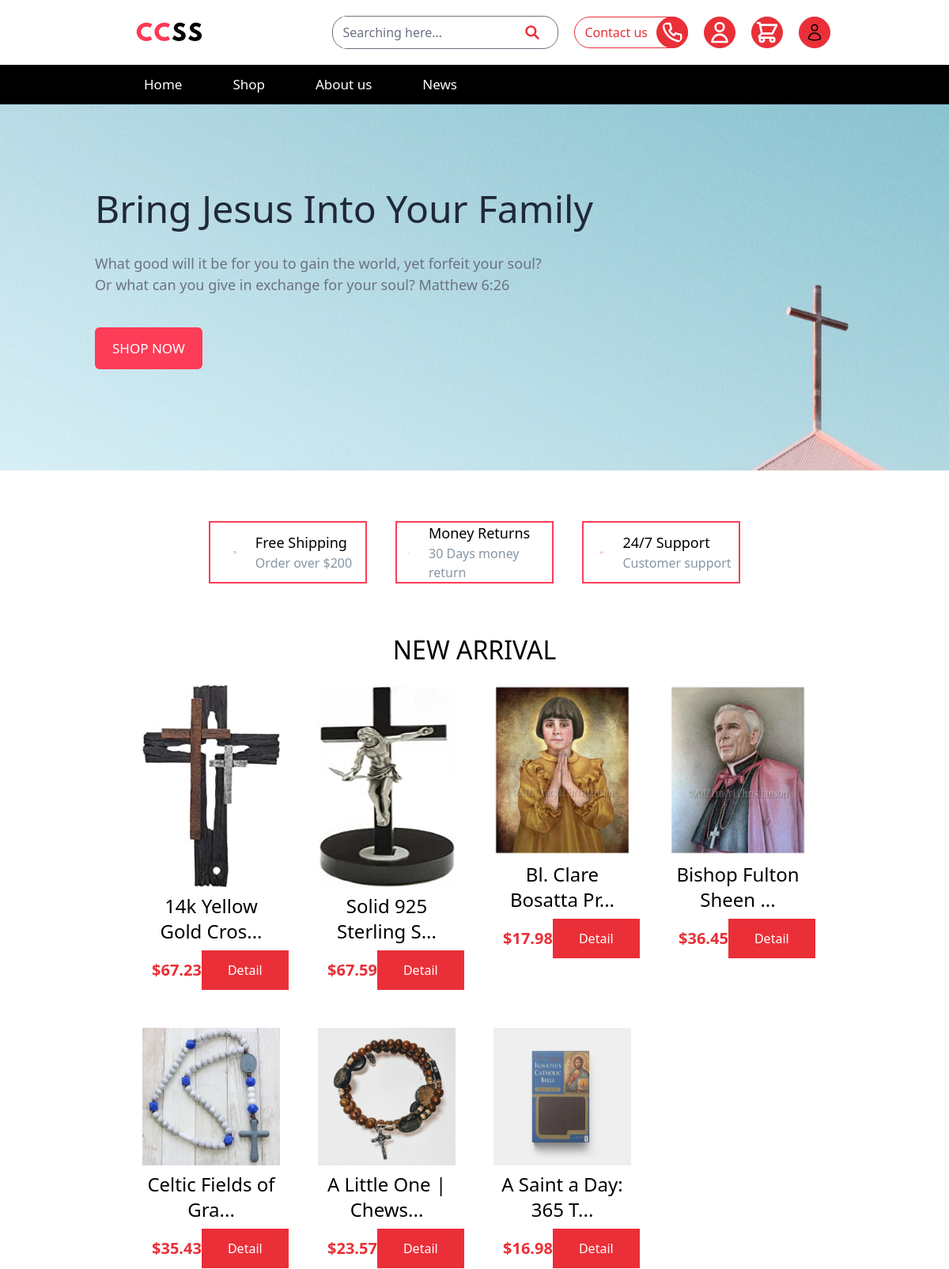
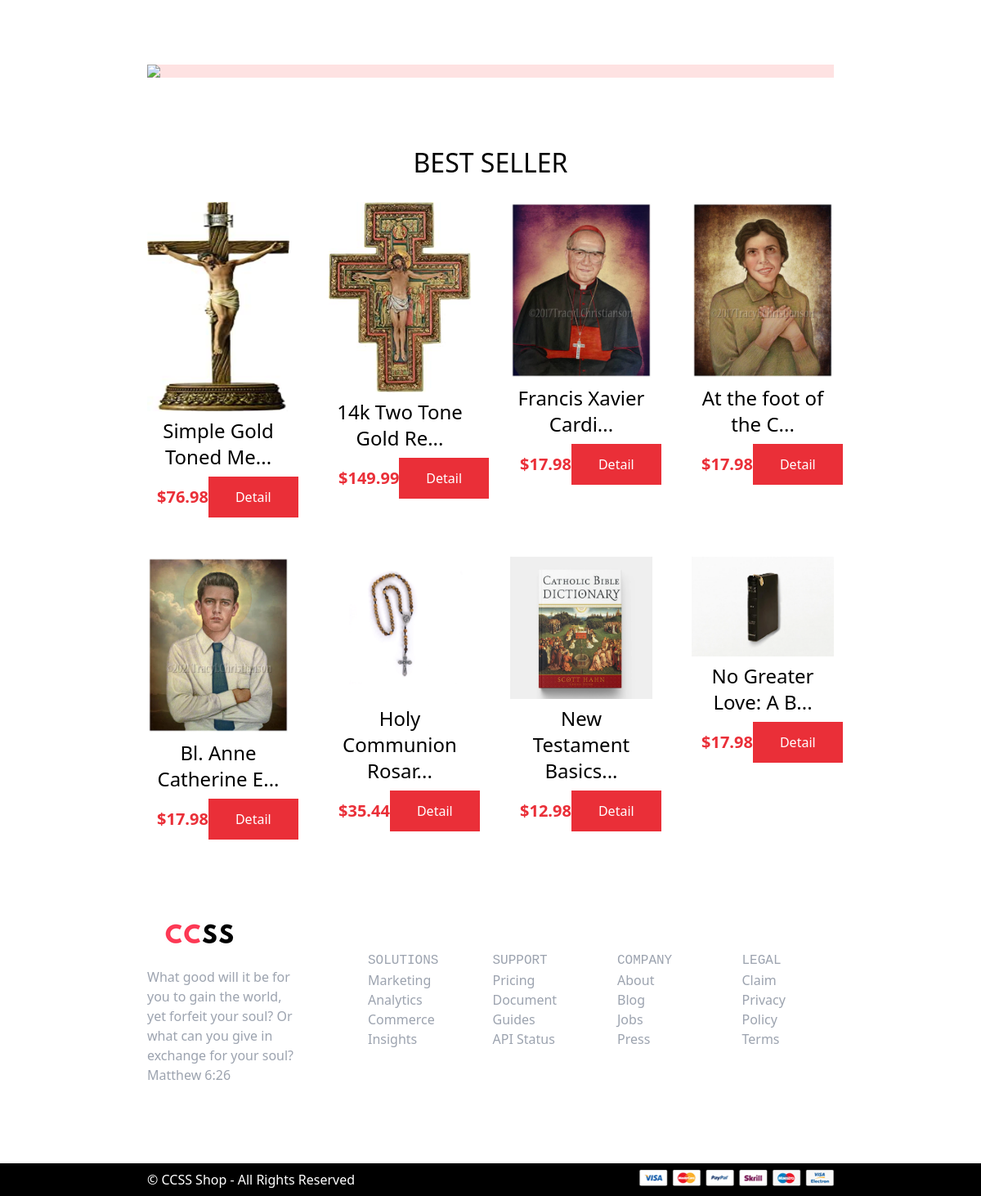
The page / on the database its author committed (2 pictures, top to bottom).
### tables this page shows
CREATE TABLE `products` (
  `id_pro` int(100) NOT NULL,
  `name_pro` varchar(255) NOT NULL,
  `img_pro` varchar(255) NOT NULL,
  `price` float NOT NULL,
  `price_sale` float DEFAULT NULL,
  `detail` text NOT NULL,
  `id_cate` int(11) NOT NULL,
  `situation` varchar(20) DEFAULT NULL
);

### model/pdo.php (called while the page is built, shortened)
<?php
function pdo_get_connection() {
    $db = "mysql:host=localhost;dbname=assignment1";
    $user = 'root';
    $password = '';
    $conn = new PDO($db, $user, $password);
    $conn->setAttribute(PDO::ATTR_ERRMODE, PDO::ERRMODE_EXCEPTION);
    return $conn;
}
function pdo_query($sql){
    $sql_args = array_slice(func_get_args(),1);
    try {
        $conn = pdo_get_connection();
        $stmt = $conn->prepare($sql);
        $stmt->execute($sql_args);
        $rows = $stmt->fetchAll();
        return $rows;
    }
    catch (Exception $e){
        throw $e;
    }
    finally{
        unset ($conn);
    }
}

### model/product.php (called while the page is built, shortened)
<?php
function load_product_new()
{
    $sql = "SELECT * FROM assignment1.products WHERE 1 AND situation LIKE 'new' ORDER BY id_pro DESC";
    return pdo_query($sql);
}
function load_product_best(){
    $sql = "SELECT * FROM assignment1.products WHERE 1 AND situation LIKE 'best' ORDER BY id_pro DESC";
    return pdo_query($sql);
}
?>

### view/home.php (the view, shortened to what this page needs)
<?php
include "./view/header.php";
?>
<div class="bg-center" style="background-image: url('./view/images/ccss-bg.png')">
    <div class="w-[80%] mx-auto">
        <h1 class="pt-24 text-[3em] font-[500] text-[#202938]">Bring Jesus Into Your Family
        </h1>
        <p class="mt-5 text-[18px] font-[400] text-gray-500 w-[75%]">What good will it be for
            you to gain the world, yet forfeit your soul? <br>Or what can you give in exchange for
            your soul? Matthew 6:26</p>
        <button
            class="mt-10 mb-32 border-2 border-[#FD3C57] bg-[#FD3C57] text-white text-[17px] px-5 py-3 font-[400] rounded-[6px] hover:bg-white hover:text-[#FD3C57]">SHOP
            NOW</button>
    </div>
</div>
<section class="w-[70%] mx-auto">
    <div class="w-[80%] mx-auto grid grid-cols-3 gap-x-9 mt-16">
        <div class="flex items-center justify-center border-2 border-[#FD3C57] py-2">
            <img class="max-w-7 p-3" src="./view/images/delivery-van.svg" alt="">
            <div class="ml-3">
                <p class="text-[18px] font-[500]">Free Shipping</p>
                <p class="text-[#8696A3]">Order over $200</p>
            </div>
        </div>
        <div class="flex items-center justify-center border-2 border-[#FD3C57]">
            <img class="max-w-7 p-3" src="./view/images/money-back.svg" alt="">
            <div class="ml-3">
                <p class="text-[18px] font-[500]">Money Returns</p>
                <p class="text-[#8696A3]">30 Days money return</p>
            </div>
        </div>
        <div class="flex items-center justify-center border-2 border-[#FD3C57]">
            <img class="max-w-7 p-3" src="./view/images/service-hours.svg" alt="">
            <div class="ml-3">
                <p class="text-[18px] font-[500]">24/7 Support</p>
                <p class="text-[#8696A3]">Customer support</p>
            </div>
        </div>
    </div>
    <div class="bg-white mt-10">
        <h1 class="text-center py-5 text-[2em] font-[500] uppercase"><a href="#">new arrival</a>
        </h1>
        <div class="grid-cols-1 grid gap-12 md:grid-cols-2 lg:grid-cols-4">
            <?php
foreach ($list_product_new as $product) {
    extract($product);
    $name_pro_short = (strlen($name_pro) < 20) ? substr($name_pro, 0, 20) : (substr($name_pro, 0, 20) . '...');
    $pr2 = (isset($price_sale)) ? ('$' . $price) : "";
    echo '
            <div>
                  <a href="index.php?opt=detail_pro&id_pro='.$id_pro.'">
                        <img class="w-full max-h-64" src="./upload/' . $img_pro . '" alt="">
                        <div class="text-center my-2">
                            <p class="text-2xl font-[400] hover:text-[#EA2F38]">' . $name_pro_short . '</p>
                        </div>
                        <div class="flex items-center justify-between max-w-full px-3 ">
                            <div class="flex flex-col">
                                <p class="text-xl font-[600] text-[#EA2F38]">$' . $price . '</p>
                                <p class="text-xl line-through font-light">' . $pr2 . '</p>
                            </div>
                            <div>
                                <button class="border border-[#EA2F38] bg-[#EA2F38] text-white  hover:border-white hover:bg-black px-8 py-3">Detail</button>
                            </div>
                        </div>
                     </a>
                </div>
            ';
}
?>
        </div>
    </div>
    <div class="bg-red-100 my-20">
        <img src="./view/images//offer1.png" class="max-h-60 mx-auto">
    </div>
    <div>
        <a href="#">
            <p class=" text-[2em] text-center pb-6 font-[500] uppercase">
                best seller
            </p>
        </a>
        <div class="grid-cols-4 grid gap-12">
            <?php
foreach ($list_product_best as $product) {
    extract($product);
    $name_pro_short = (strlen($name_pro) < 20) ? substr($name_pro, 0, 20) : (substr($name_pro, 0, 20) . '...');
    $pr2 = (isset($price_sale)) ? ('$' . $price_sale) : "";
    echo '
    <div>
          <a href="index.php?opt=detail_pro&id_pro='.$id_pro.'">
                <img class="w-full max-h-64" src="./upload/' . $img_pro . '" alt="">
                <div class="text-center my-2">
                    <p class="text-2xl font-[400] hover:text-[#EA2F38]">' . $name_pro_short . '</p>
                </div>
                <div class="flex items-center justify-between max-w-full px-3 ">
                    <div class="flex flex-col">
                        <p class="text-xl font-[600] text-[#EA2F38]">$' . $price . '</p>
                        <p class="text-xl line-through font-light">' . $pr2 . '</p>
                    </div>
                    <div>
                        <button class="border border-[#EA2F38] bg-[#EA2F38] text-white  hover:border-white hover:bg-black px-8 py-3">Detail</button>
                    </div>
                </div>
             </a>
        </div>
            ';
}
?>
        </div>
    </div>
</section>
<?php include "./view/footer.php"; ?>

### rows shown on the page
products: img_pro (picture), name_pro "14k Yellow Gold Cros...", price "67.23"
products: img_pro (picture), name_pro "Solid 925 Sterling S...", price "67.59"
products: img_pro (picture), name_pro "Bl. Clare Bosatta Pr...", price "17.98"
products: img_pro (picture), name_pro "Bishop Fulton Sheen ...", price "36.45"
products: img_pro (picture), name_pro "Celtic Fields of Gra...", price "35.43"
products: img_pro (picture), name_pro "A Little One | Chews...", price "23.57"
products: img_pro (picture), name_pro "A Saint a Day: 365 T...", price "16.98"
products: img_pro (picture), name_pro "Simple Gold Toned Me...", price "76.98"
products: img_pro (picture), name_pro "14k Two Tone Gold Re...", price "149.99"
products: img_pro (picture), name_pro "Francis Xavier Cardi...", price "17.98"
products: img_pro (picture), name_pro "At the foot of the C...", price "17.98"
products: img_pro (picture), name_pro "Bl. Anne Catherine E...", price "17.98"
products: img_pro (picture), name_pro "Holy Communion Rosar...", price "35.44"
products: img_pro (picture), name_pro "New Testament Basics...", price "12.98"
products: img_pro (picture), name_pro "No Greater Love: A B...", price "17.98"
